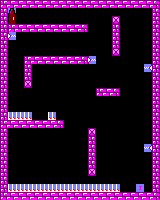

This is a level from a 2D game, rendered from its Tiled map with the project's own tilesets. A one-line summary and the complete map file follow:
An orthogonal 20x25 tile map with 8x8 px tiles, 1 tile layer (Capa de Patrones 1).

<map version="1.2" tiledversion="1.2.4" orientation="orthogonal" renderorder="right-down" width="20" height="25" tilewidth="8" tileheight="8" infinite="0" nextlayerid="2" nextobjectid="1">
 <tileset firstgid="1" source="tileset_juego.tsx" />
 <layer id="1" name="Capa de Patrones 1" width="20" height="25">
  <data encoding="csv">
2,3,3,3,3,3,3,3,3,3,3,3,3,3,3,3,3,3,3,4,
8,39,0,0,0,0,0,0,0,0,0,0,0,0,0,0,0,0,0,8,
8,40,0,0,0,0,0,0,0,0,0,0,0,0,28,0,0,0,0,8,
8,2,3,3,3,3,3,3,3,3,4,0,0,0,8,0,0,0,0,8,
8,43,0,0,0,0,0,0,0,0,0,0,0,0,8,0,0,0,0,8,
8,0,0,0,0,0,0,0,0,0,0,0,0,0,8,0,0,0,0,8,
8,0,0,0,0,0,0,0,0,0,0,0,0,0,28,0,0,0,0,8,
8,0,0,2,3,3,3,3,3,3,4,43,0,0,0,0,0,0,0,8,
8,0,0,8,0,0,0,0,0,0,0,0,0,0,0,0,0,0,44,8,
8,0,0,8,0,0,0,0,0,0,0,0,0,0,0,0,0,0,0,8,
8,0,0,28,0,0,0,0,0,0,0,0,0,0,0,0,0,0,0,8,
8,0,0,0,0,0,0,0,0,0,0,0,2,3,4,0,0,0,0,8,
8,0,0,0,0,0,0,0,0,0,0,0,0,0,0,0,0,0,0,8,
8,0,0,0,0,0,0,0,0,0,0,0,0,0,0,0,0,0,0,8,
8,45,45,45,0,0,45,0,0,0,0,0,0,0,0,0,0,0,0,8,
2,3,3,3,3,3,3,4,0,0,0,0,0,0,0,0,0,0,0,8,
8,0,0,0,0,0,0,0,0,0,0,28,0,0,0,0,0,0,0,8,
8,0,0,0,0,0,0,0,0,0,0,8,0,0,0,0,0,0,0,8,
8,0,0,0,0,0,0,0,0,0,0,8,0,0,0,0,0,0,44,8,
8,0,0,0,0,0,0,0,0,0,0,8,0,0,0,0,0,0,0,8,
8,0,0,0,0,0,0,0,0,0,0,8,0,0,0,0,0,0,0,8,
8,0,0,0,0,0,0,0,0,0,0,28,0,0,0,0,0,0,0,8,
8,0,0,0,0,0,0,0,0,0,0,0,0,0,0,0,0,0,0,8,
8,45,45,45,45,45,45,45,45,45,45,45,45,45,45,0,0,46,0,8,
2,3,3,3,3,3,3,3,3,3,3,3,3,3,3,3,3,3,3,4
</data>
 </layer>
</map>
